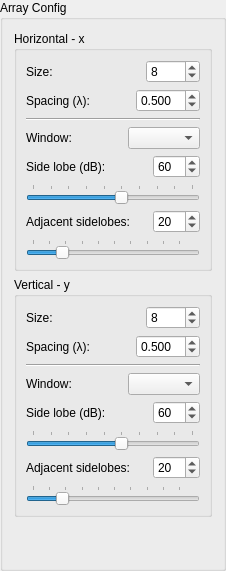
                  <widget class="QGroupBox" name="gb_arrayconfig">
                   <property name="sizePolicy">
                    <sizepolicy hsizetype="Expanding" vsizetype="Preferred">
                     <horstretch>0</horstretch>
                     <verstretch>0</verstretch>
                    </sizepolicy>
                   </property>
                   <property name="sizeIncrement">
                    <size>
                     <width>0</width>
                     <height>0</height>
                    </size>
                   </property>
                   <property name="title">
                    <string>Array Config</string>
                   </property>
                   <layout class="QVBoxLayout" name="arrayConfigLayout">
                    <item>
                     <widget class="QGroupBox" name="gb_horizontal">
                      <property name="sizePolicy">
                       <sizepolicy hsizetype="Expanding" vsizetype="Preferred">
                        <horstretch>0</horstretch>
                        <verstretch>0</verstretch>
                       </sizepolicy>
                      </property>
                      <property name="title">
                       <string>Horizontal - x</string>
                      </property>
                      <property name="flat">
                       <bool>false</bool>
                      </property>
                      <layout class="QVBoxLayout" name="verticalLayout_10">
                       <item>
                        <layout class="QHBoxLayout" name="horizontalLayout_13">
                         <item>
                          <widget class="QLabel" name="label_sizex">
                           <property name="text">
                            <string>Size:</string>
                           </property>
                          </widget>
                         </item>
                         <item>
                          <spacer name="horizontalSpacer_9">
                           <property name="orientation">
                            <enum>Qt::Horizontal</enum>
                           </property>
                           <property name="sizeHint" stdset="0">
                            <size>
                             <width>40</width>
                             <height>20</height>
                            </size>
                           </property>
                          </spacer>
                         </item>
                         <item>
                          <widget class="QSpinBox" name="sb_sizex">
                           <property name="minimumSize">
                            <size>
                             <width>0</width>
                             <height>20</height>
                            </size>
                           </property>
                           <property name="minimum">
                            <number>1</number>
                           </property>
                           <property name="maximum">
                            <number>1024</number>
                           </property>
                           <property name="value">
                            <number>8</number>
                           </property>
                          </widget>
                         </item>
                        </layout>
                       </item>
                       <item>
                        <layout class="QHBoxLayout" name="horizontalLayout_14">
                         <item>
                          <widget class="QLabel" name="label_spacingx">
                           <property name="text">
                            <string>Spacing (λ):</string>
                           </property>
                          </widget>
                         </item>
                         <item>
                          <spacer name="horizontalSpacer_10">
                           <property name="orientation">
                            <enum>Qt::Horizontal</enum>
                           </property>
                           <property name="sizeHint" stdset="0">
                            <size>
                             <width>40</width>
                             <height>20</height>
                            </size>
                           </property>
                          </spacer>
                         </item>
                         <item>
                          <widget class="QDoubleSpinBox" name="dsb_spacingx">
                           <property name="minimumSize">
                            <size>
                             <width>0</width>
                             <height>20</height>
                            </size>
                           </property>
                           <property name="decimals">
                            <number>3</number>
                           </property>
                           <property name="minimum">
                            <double>0.001000000000000</double>
                           </property>
                           <property name="maximum">
                            <double>10.000000000000000</double>
                           </property>
                           <property name="singleStep">
                            <double>0.001000000000000</double>
                           </property>
                           <property name="value">
                            <double>0.500000000000000</double>
                           </property>
                          </widget>
                         </item>
                        </layout>
                       </item>
                       <item>
                        <widget class="Line" name="line_5">
                         <property name="orientation">
                          <enum>Qt::Horizontal</enum>
                         </property>
                        </widget>
                       </item>
                       <item>
                        <layout class="QHBoxLayout" name="horizontalLayout_15">
                         <item>
                          <widget class="QLabel" name="label_windowx">
                           <property name="text">
                            <string>Window:</string>
                           </property>
                          </widget>
                         </item>
                         <item>
                          <spacer name="horizontalSpacer_11">
                           <property name="orientation">
                            <enum>Qt::Horizontal</enum>
                           </property>
                           <property name="sizeHint" stdset="0">
                            <size>
                             <width>40</width>
                             <height>20</height>
                            </size>
                           </property>
                          </spacer>
                         </item>
                         <item>
                          <widget class="QComboBox" name="cb_windowx"/>
                         </item>
                        </layout>
                       </item>
                       <item>
                        <layout class="QHBoxLayout" name="horizontalLayout_20">
                         <item>
                          <widget class="QLabel" name="label_sidelobex">
                           <property name="text">
                            <string>Side lobe (dB):</string>
                           </property>
                          </widget>
                         </item>
                         <item>
                          <spacer name="horizontalSpacer_12">
                           <property name="orientation">
                            <enum>Qt::Horizontal</enum>
                           </property>
                           <property name="sizeHint" stdset="0">
                            <size>
                             <width>40</width>
                             <height>0</height>
                            </size>
                           </property>
                          </spacer>
                         </item>
                         <item>
                          <widget class="QSpinBox" name="sb_sidelobex">
                           <property name="minimumSize">
                            <size>
                             <width>0</width>
                             <height>20</height>
                            </size>
                           </property>
                           <property name="minimum">
                            <number>10</number>
                           </property>
                           <property name="maximum">
                            <number>100</number>
                           </property>
                           <property name="value">
                            <number>60</number>
                           </property>
                          </widget>
                         </item>
                        </layout>
                       </item>
                       <item>
                        <widget class="QSlider" name="hs_sidelobex">
                         <property name="sizePolicy">
                          <sizepolicy hsizetype="Expanding" vsizetype="Fixed">
                           <horstretch>0</horstretch>
                           <verstretch>0</verstretch>
                          </sizepolicy>
                         </property>
                         <property name="minimum">
                          <number>10</number>
                         </property>
                         <property name="maximum">
                          <number>100</number>
                         </property>
                         <property name="value">
                          <number>60</number>
                         </property>
                         <property name="orientation">
                          <enum>Qt::Horizontal</enum>
                         </property>
                         <property name="tickPosition">
                          <enum>QSlider::TicksAbove</enum>
                         </property>
                        </widget>
                       </item>
                       <item>
                        <layout class="QHBoxLayout" name="horizontalLayout_21">
                         <item>
                          <widget class="QLabel" name="label_adjsidelobex">
                           <property name="text">
                            <string>Adjacent sidelobes:</string>
                           </property>
                          </widget>
                         </item>
                         <item>
                          <spacer name="horizontalSpacer_13">
                           <property name="orientation">
                            <enum>Qt::Horizontal</enum>
                           </property>
                           <property name="sizeHint" stdset="0">
                            <size>
                             <width>0</width>
                             <height>0</height>
                            </size>
                           </property>
                          </spacer>
                         </item>
                         <item>
                          <widget class="QSpinBox" name="sb_adjsidelobex">
                           <property name="minimumSize">
                            <size>
                             <width>0</width>
                             <height>20</height>
                            </size>
                           </property>
                           <property name="minimum">
                            <number>2</number>
                           </property>
                           <property name="maximum">
                            <number>100</number>
                           </property>
                           <property name="value">
                            <number>20</number>
                           </property>
                          </widget>
                         </item>
                        </layout>
                       </item>
                       <item>
                        <widget class="QSlider" name="hs_adjsidelobex">
                         <property name="sizePolicy">
                          <sizepolicy hsizetype="Expanding" vsizetype="Fixed">
                           <horstretch>0</horstretch>
                           <verstretch>0</verstretch>
                          </sizepolicy>
                         </property>
                         <property name="minimum">
                          <number>2</number>
                         </property>
                         <property name="maximum">
                          <number>100</number>
                         </property>
                         <property name="value">
                          <number>20</number>
                         </property>
                         <property name="orientation">
                          <enum>Qt::Horizontal</enum>
                         </property>
                         <property name="tickPosition">
                          <enum>QSlider::TicksAbove</enum>
                         </property>
                        </widget>
                       </item>
                      </layout>
                     </widget>
                    </item>
                    <item>
                     <widget class="QGroupBox" name="gb_vertical">
                      <property name="sizePolicy">
                       <sizepolicy hsizetype="Expanding" vsizetype="Preferred">
                        <horstretch>0</horstretch>
                        <verstretch>0</verstretch>
                       </sizepolicy>
                      </property>
                      <property name="title">
                       <string>Vertical - y</string>
                      </property>
                      <property name="flat">
                       <bool>false</bool>
                      </property>
                      <layout class="QVBoxLayout" name="verticalLayout_11">
                       <item>
                        <layout class="QHBoxLayout" name="horizontalLayout_16">
                         <item>
                          <widget class="QLabel" name="label_sizey">
                           <property name="text">
                            <string>Size:</string>
                           </property>
                          </widget>
                         </item>
                         <item>
                          <spacer name="horizontalSpacer_14">
                           <property name="orientation">
                            <enum>Qt::Horizontal</enum>
                           </property>
                           <property name="sizeHint" stdset="0">
                            <size>
                             <width>40</width>
                             <height>20</height>
                            </size>
                           </property>
                          </spacer>
                         </item>
                         <item>
                          <widget class="QSpinBox" name="sb_sizey">
                           <property name="minimumSize">
                            <size>
                             <width>0</width>
                             <height>20</height>
                            </size>
                           </property>
                           <property name="minimum">
                            <number>1</number>
                           </property>
                           <property name="maximum">
                            <number>1024</number>
                           </property>
                           <property name="value">
                            <number>8</number>
                           </property>
                          </widget>
                         </item>
                        </layout>
                       </item>
                       <item>
                        <layout class="QHBoxLayout" name="horizontalLayout_17">
                         <item>
                          <widget class="QLabel" name="label_spacingy">
                           <property name="text">
                            <string>Spacing (λ):</string>
                           </property>
                          </widget>
                         </item>
                         <item>
                          <spacer name="horizontalSpacer_15">
                           <property name="orientation">
                            <enum>Qt::Horizontal</enum>
                           </property>
                           <property name="sizeHint" stdset="0">
                            <size>
                             <width>40</width>
                             <height>20</height>
                            </size>
                           </property>
                          </spacer>
                         </item>
                         <item>
                          <widget class="QDoubleSpinBox" name="dsb_spacingy">
                           <property name="minimumSize">
                            <size>
                             <width>0</width>
                             <height>20</height>
                            </size>
                           </property>
                           <property name="decimals">
                            <number>3</number>
                           </property>
                           <property name="minimum">
                            <double>0.001000000000000</double>
                           </property>
                           <property name="maximum">
                            <double>10.000000000000000</double>
                           </property>
                           <property name="singleStep">
                            <double>0.001000000000000</double>
                           </property>
                           <property name="value">
                            <double>0.500000000000000</double>
                           </property>
                          </widget>
                         </item>
                        </layout>
                       </item>
                       <item>
                        <widget class="Line" name="line_6">
                         <property name="orientation">
                          <enum>Qt::Horizontal</enum>
                         </property>
                        </widget>
                       </item>
                       <item>
                        <layout class="QHBoxLayout" name="horizontalLayout_19">
                         <item>
                          <widget class="QLabel" name="label_windowy">
                           <property name="text">
                            <string>Window:</string>
                           </property>
                          </widget>
                         </item>
                         <item>
                          <spacer name="horizontalSpacer_16">
                           <property name="orientation">
                            <enum>Qt::Horizontal</enum>
                           </property>
                           <property name="sizeHint" stdset="0">
                            <size>
                             <width>40</width>
                             <height>20</height>
                            </size>
                           </property>
                          </spacer>
                         </item>
                         <item>
                          <widget class="QComboBox" name="cb_windowy"/>
                         </item>
                        </layout>
                       </item>
                       <item>
                        <layout class="QHBoxLayout" name="horizontalLayout_22">
                         <item>
                          <widget class="QLabel" name="label_sidelobey">
                           <property name="text">
                            <string>Side lobe (dB):</string>
                           </property>
                          </widget>
                         </item>
                         <item>
                          <spacer name="horizontalSpacer_17">
                           <property name="orientation">
                            <enum>Qt::Horizontal</enum>
                           </property>
                           <property name="sizeHint" stdset="0">
                            <size>
                             <width>40</width>
                             <height>0</height>
                            </size>
                           </property>
                          </spacer>
                         </item>
                         <item>
                          <widget class="QSpinBox" name="sb_sidelobey">
                           <property name="minimumSize">
                            <size>
                             <width>0</width>
                             <height>20</height>
                            </size>
                           </property>
                           <property name="minimum">
                            <number>10</number>
                           </property>
                           <property name="maximum">
                            <number>100</number>
                           </property>
                           <property name="value">
                            <number>60</number>
                           </property>
                          </widget>
                         </item>
                        </layout>
                       </item>
                       <item>
                        <widget class="QSlider" name="hs_sidelobey">
                         <property name="sizePolicy">
                          <sizepolicy hsizetype="Expanding" vsizetype="Fixed">
                           <horstretch>0</horstretch>
                           <verstretch>0</verstretch>
                          </sizepolicy>
                         </property>
                         <property name="minimum">
                          <number>10</number>
                         </property>
                         <property name="maximum">
                          <number>100</number>
                         </property>
                         <property name="value">
                          <number>60</number>
                         </property>
                         <property name="orientation">
                          <enum>Qt::Horizontal</enum>
                         </property>
                         <property name="tickPosition">
                          <enum>QSlider::TicksAbove</enum>
                         </property>
                        </widget>
                       </item>
                       <item>
                        <layout class="QHBoxLayout" name="horizontalLayout_23">
                         <item>
                          <widget class="QLabel" name="label_adjsidelobey">
                           <property name="text">
                            <string>Adjacent sidelobes:</string>
                           </property>
                          </widget>
                         </item>
                         <item>
                          <spacer name="horizontalSpacer_18">
                           <property name="orientation">
                            <enum>Qt::Horizontal</enum>
                           </property>
                           <property name="sizeHint" stdset="0">
                            <size>
                             <width>0</width>
                             <height>0</height>
                            </size>
                           </property>
                          </spacer>
                         </item>
                         <item>
                          <widget class="QSpinBox" name="sb_adjsidelobey">
                           <property name="minimumSize">
                            <size>
                             <width>0</width>
                             <height>20</height>
                            </size>
                           </property>
                           <property name="minimum">
                            <number>2</number>
                           </property>
                           <property name="maximum">
                            <number>100</number>
                           </property>
                           <property name="value">
                            <number>20</number>
                           </property>
                          </widget>
                         </item>
                        </layout>
                       </item>
                       <item>
                        <widget class="QSlider" name="hs_adjsidelobey">
                         <property name="sizePolicy">
                          <sizepolicy hsizetype="Expanding" vsizetype="Fixed">
                           <horstretch>0</horstretch>
                           <verstretch>0</verstretch>
                          </sizepolicy>
                         </property>
                         <property name="minimum">
                          <number>2</number>
                         </property>
                         <property name="maximum">
                          <number>100</number>
                         </property>
                         <property name="value">
                          <number>20</number>
                         </property>
                         <property name="orientation">
                          <enum>Qt::Horizontal</enum>
                         </property>
                         <property name="tickPosition">
                          <enum>QSlider::TicksAbove</enum>
                         </property>
                        </widget>
                       </item>
                      </layout>
                     </widget>
                    </item>
                    <item>
                     <spacer name="verticalSpacer_3">
                      <property name="orientation">
                       <enum>Qt::Vertical</enum>
                      </property>
                      <property name="sizeHint" stdset="0">
                       <size>
                        <width>20</width>
                        <height>40</height>
                       </size>
                      </property>
                     </spacer>
                    </item>
                   </layout>
                  </widget>
